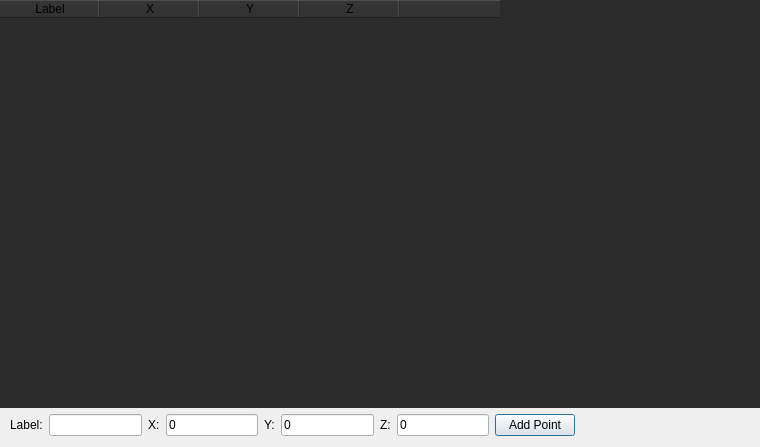
<?xml version="1.0" encoding="UTF-8"?>
<ui version="4.0">
 <class>PointsFileEditor</class>
 <widget class="QWidget" name="PointsFileEditor">
  <property name="geometry">
   <rect>
    <x>0</x>
    <y>0</y>
    <width>760</width>
    <height>447</height>
   </rect>
  </property>
  <property name="windowTitle">
   <string>Form</string>
  </property>
  <layout class="QGridLayout" name="gridLayout_2">
   <property name="leftMargin">
    <number>0</number>
   </property>
   <property name="topMargin">
    <number>0</number>
   </property>
   <property name="rightMargin">
    <number>0</number>
   </property>
   <item row="0" column="0">
    <layout class="QVBoxLayout" name="verticalLayout">
     <item>
      <widget class="QScrollArea" name="scrollArea">
       <property name="styleSheet">
        <string notr="true">border: 0;</string>
       </property>
       <property name="widgetResizable">
        <bool>true</bool>
       </property>
       <widget class="QWidget" name="scrollAreaWidgetContents">
        <property name="geometry">
         <rect>
          <x>0</x>
          <y>0</y>
          <width>758</width>
          <height>405</height>
         </rect>
        </property>
        <property name="styleSheet">
         <string notr="true">border: 0;</string>
        </property>
        <layout class="QGridLayout" name="gridLayout">
         <property name="leftMargin">
          <number>0</number>
         </property>
         <property name="topMargin">
          <number>0</number>
         </property>
         <property name="rightMargin">
          <number>0</number>
         </property>
         <property name="bottomMargin">
          <number>0</number>
         </property>
         <item row="1" column="0">
          <widget class="QTableWidget" name="tableWidget">
           <property name="styleSheet">
            <string notr="true">border: 0;
background-color: rgb(43, 43, 43);</string>
           </property>
           <column>
            <property name="text">
             <string>Label</string>
            </property>
            <property name="textAlignment">
             <set>AlignCenter</set>
            </property>
           </column>
           <column>
            <property name="text">
             <string>X</string>
            </property>
            <property name="textAlignment">
             <set>AlignCenter</set>
            </property>
           </column>
           <column>
            <property name="text">
             <string>Y</string>
            </property>
            <property name="textAlignment">
             <set>AlignCenter</set>
            </property>
           </column>
           <column>
            <property name="text">
             <string>Z</string>
            </property>
            <property name="textAlignment">
             <set>AlignCenter</set>
            </property>
           </column>
           <column>
            <property name="text">
             <string/>
            </property>
           </column>
          </widget>
         </item>
        </layout>
       </widget>
      </widget>
     </item>
     <item>
      <layout class="QHBoxLayout" name="horizontalLayout">
       <property name="leftMargin">
        <number>10</number>
       </property>
       <item>
        <widget class="QLabel" name="label_4">
         <property name="text">
          <string>Label:</string>
         </property>
        </widget>
       </item>
       <item>
        <widget class="LineEdit" name="labelLineEdit">
         <property name="contextMenuPolicy">
          <enum>Qt::CustomContextMenu</enum>
         </property>
         <property name="text">
          <string/>
         </property>
        </widget>
       </item>
       <item>
        <widget class="QLabel" name="label">
         <property name="text">
          <string>X:</string>
         </property>
        </widget>
       </item>
       <item>
        <widget class="LineEdit" name="xLineEdit">
         <property name="contextMenuPolicy">
          <enum>Qt::CustomContextMenu</enum>
         </property>
         <property name="text">
          <string>0</string>
         </property>
        </widget>
       </item>
       <item>
        <widget class="QLabel" name="label_2">
         <property name="text">
          <string>Y:</string>
         </property>
        </widget>
       </item>
       <item>
        <widget class="LineEdit" name="yLineEdit">
         <property name="contextMenuPolicy">
          <enum>Qt::CustomContextMenu</enum>
         </property>
         <property name="text">
          <string>0</string>
         </property>
        </widget>
       </item>
       <item>
        <widget class="QLabel" name="label_3">
         <property name="text">
          <string>Z:</string>
         </property>
        </widget>
       </item>
       <item>
        <widget class="LineEdit" name="zLineEdit">
         <property name="contextMenuPolicy">
          <enum>Qt::CustomContextMenu</enum>
         </property>
         <property name="text">
          <string>0</string>
         </property>
        </widget>
       </item>
       <item>
        <widget class="QPushButton" name="addPointButton">
         <property name="text">
          <string>Add Point</string>
         </property>
         <property name="autoDefault">
          <bool>false</bool>
         </property>
         <property name="default">
          <bool>true</bool>
         </property>
        </widget>
       </item>
       <item>
        <spacer name="horizontalSpacer">
         <property name="orientation">
          <enum>Qt::Horizontal</enum>
         </property>
         <property name="sizeHint" stdset="0">
          <size>
           <width>200</width>
           <height>20</height>
          </size>
         </property>
        </spacer>
       </item>
      </layout>
     </item>
    </layout>
   </item>
  </layout>
 </widget>
 <customwidgets>
  <customwidget>
   <class>LineEdit</class>
   <extends>QLineEdit</extends>
   <header>lineedit.h</header>
  </customwidget>
 </customwidgets>
 <resources/>
 <connections>
  <connection>
   <sender>labelLineEdit</sender>
   <signal>returnPressed()</signal>
   <receiver>addPointButton</receiver>
   <slot>click()</slot>
   <hints>
    <hint type="sourcelabel">
     <x>79</x>
     <y>419</y>
    </hint>
    <hint type="destinationlabel">
     <x>559</x>
     <y>426</y>
    </hint>
   </hints>
  </connection>
  <connection>
   <sender>xLineEdit</sender>
   <signal>returnPressed()</signal>
   <receiver>addPointButton</receiver>
   <slot>click()</slot>
   <hints>
    <hint type="sourcelabel">
     <x>225</x>
     <y>418</y>
    </hint>
    <hint type="destinationlabel">
     <x>561</x>
     <y>424</y>
    </hint>
   </hints>
  </connection>
  <connection>
   <sender>yLineEdit</sender>
   <signal>returnPressed()</signal>
   <receiver>addPointButton</receiver>
   <slot>click()</slot>
   <hints>
    <hint type="sourcelabel">
     <x>327</x>
     <y>420</y>
    </hint>
    <hint type="destinationlabel">
     <x>568</x>
     <y>425</y>
    </hint>
   </hints>
  </connection>
  <connection>
   <sender>zLineEdit</sender>
   <signal>returnPressed()</signal>
   <receiver>addPointButton</receiver>
   <slot>click()</slot>
   <hints>
    <hint type="sourcelabel">
     <x>451</x>
     <y>417</y>
    </hint>
    <hint type="destinationlabel">
     <x>563</x>
     <y>425</y>
    </hint>
   </hints>
  </connection>
 </connections>
</ui>
